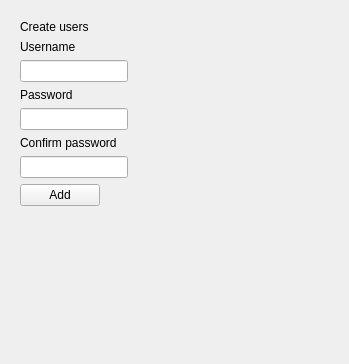
<?xml version="1.0" encoding="UTF-8"?>
<ui version="4.0">
 <class>Form2</class>
 <widget class="QWidget" name="Form2">
  <property name="geometry">
   <rect>
    <x>0</x>
    <y>0</y>
    <width>349</width>
    <height>364</height>
   </rect>
  </property>
  <property name="windowTitle">
   <string>Form</string>
  </property>
  <layout class="QGridLayout" name="gridLayout">
   <item row="0" column="0">
    <widget class="QWidget" name="Createwidget" native="true">
     <property name="enabled">
      <bool>true</bool>
     </property>
     <layout class="QFormLayout" name="formLayout">
      <item row="0" column="0">
       <widget class="QLabel" name="label_4">
        <property name="text">
         <string>Create users</string>
        </property>
       </widget>
      </item>
      <item row="1" column="0">
       <widget class="QLabel" name="label_3">
        <property name="text">
         <string>Username</string>
        </property>
       </widget>
      </item>
      <item row="2" column="0">
       <widget class="QLineEdit" name="nuser"/>
      </item>
      <item row="3" column="0">
       <widget class="QLabel" name="label_5">
        <property name="text">
         <string>Password</string>
        </property>
       </widget>
      </item>
      <item row="4" column="0">
       <widget class="QLineEdit" name="npass">
        <property name="text">
         <string/>
        </property>
       </widget>
      </item>
      <item row="5" column="0">
       <widget class="QLabel" name="label_6">
        <property name="text">
         <string>Confirm password</string>
        </property>
       </widget>
      </item>
      <item row="6" column="0">
       <widget class="QLineEdit" name="ncpass"/>
      </item>
      <item row="7" column="0">
       <widget class="QPushButton" name="Add">
        <property name="text">
         <string>Add</string>
        </property>
       </widget>
      </item>
      <item row="8" column="0">
       <widget class="QLabel" name="error">
        <property name="text">
         <string/>
        </property>
       </widget>
      </item>
     </layout>
    </widget>
   </item>
  </layout>
 </widget>
 <resources/>
 <connections/>
</ui>
